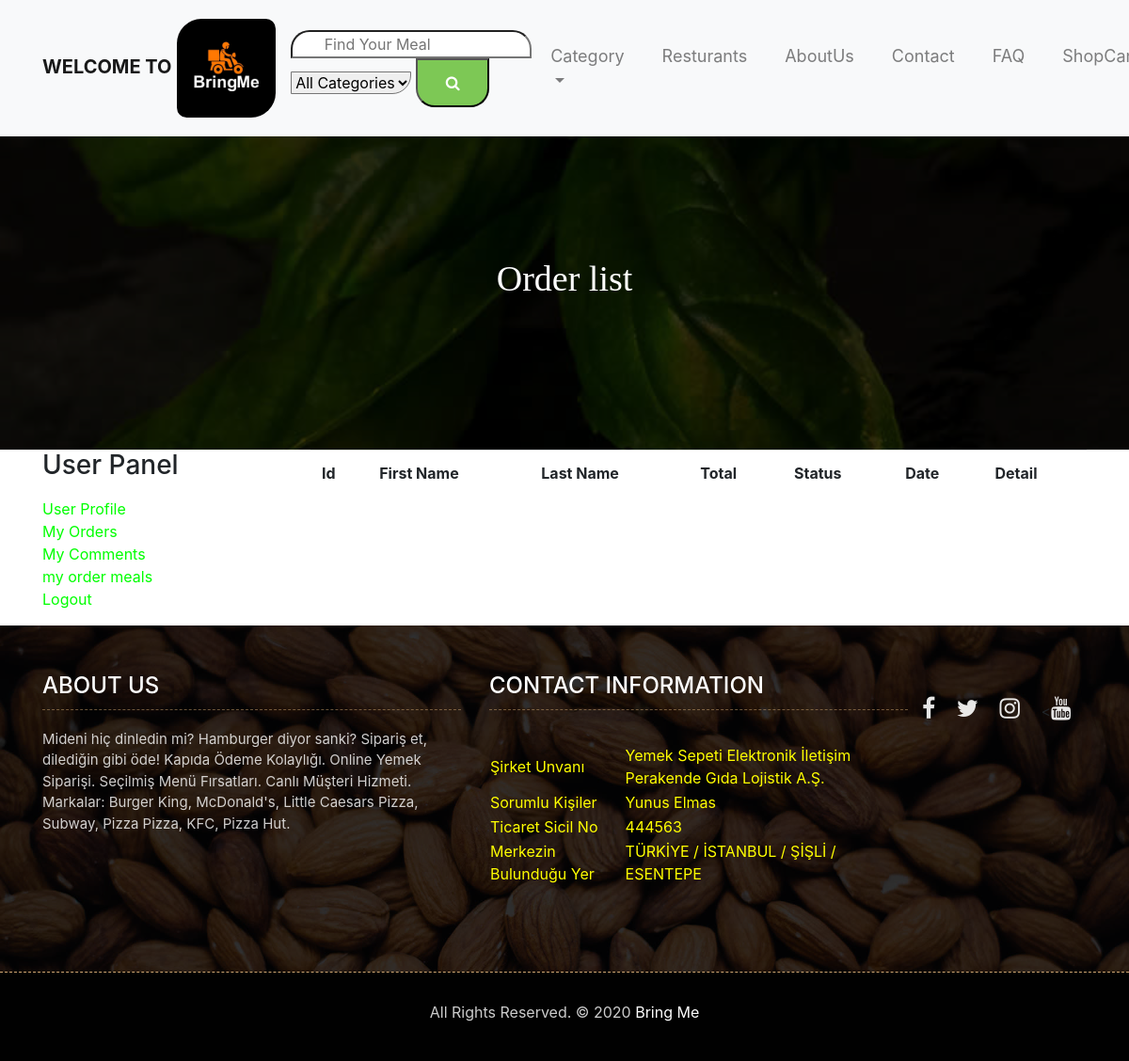
Page /user/orders/ on the earlier database version.
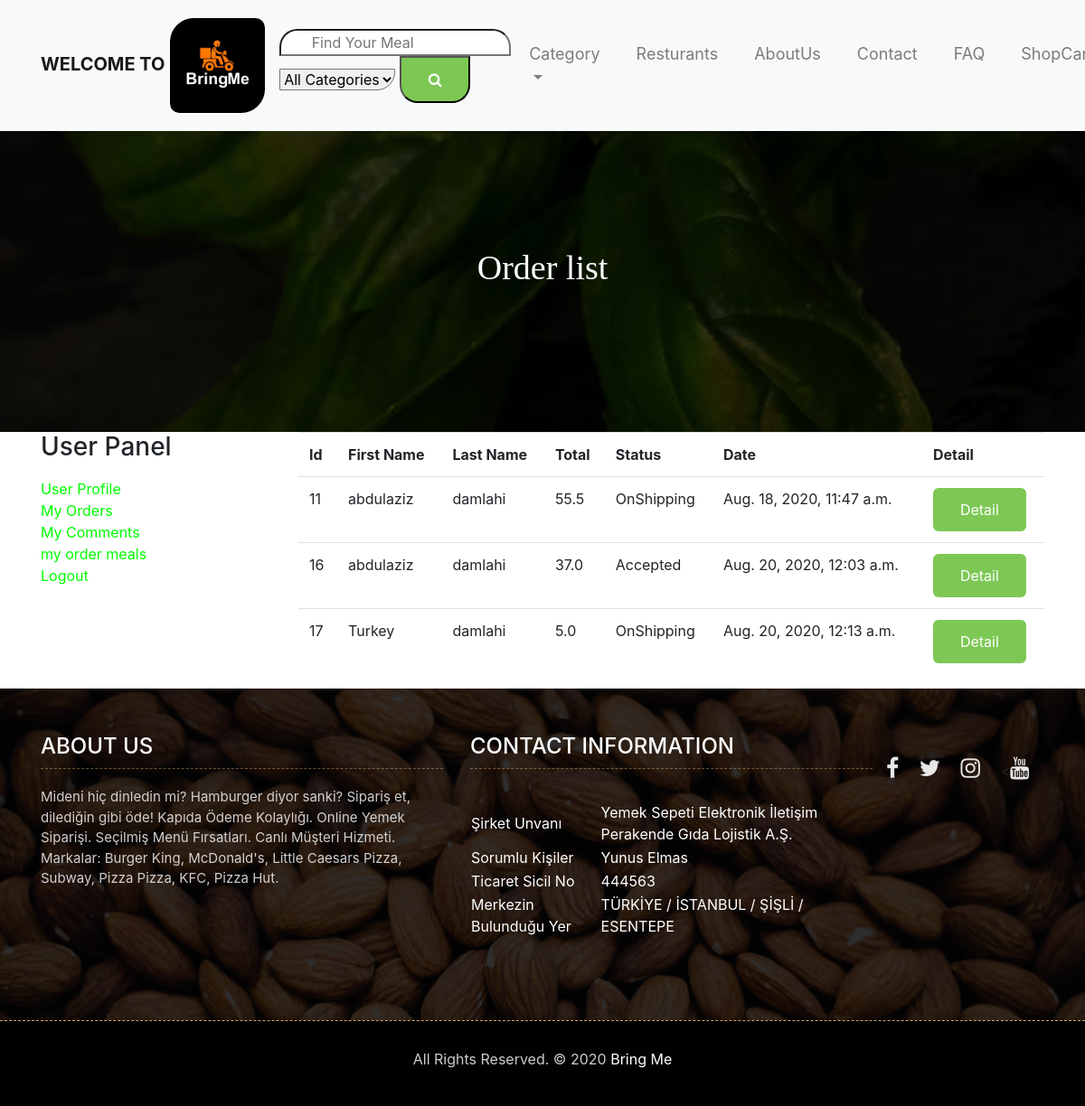
Same page on the later database version.
### home/models.py (models this page shows, shortened)
class Setting(models.Model):
    STATUS = (
        ('True', 'True'),
        ('False', 'False'),
    )
    title = models.CharField(max_length=150)
    keywords = models.CharField(max_length=255)
    description = models.CharField(max_length=255)
    company = models.CharField(max_length=50)
    address = models.CharField(blank=True,max_length=100)
    phone = models.CharField(blank=True,max_length=15)
    fax = models.CharField(blank=True,max_length=15)
    email = models.CharField(blank=True,max_length=50)
    smtpserver = models.CharField(blank=True,max_length=50)
    smtpemail = models.CharField(blank=True,max_length=50)
    smtppassword = models.CharField(blank=True,max_length=10)
    smtpport = models.CharField(blank=True,max_length=5)
    icon = models.ImageField(blank=True,upload_to='images/')
    facebook = models.CharField(blank=True,max_length=100)
    instagram = models.CharField(blank=True,max_length=100)
    twitter = models.CharField(blank=True,max_length=100)
    youtube = models.CharField(blank=True, max_length=100)
    aboutus = RichTextUploadingField(blank=True)
    contact = RichTextUploadingField(blank=True)
    references = RichTextUploadingField(blank=True)
    status=models.CharField(max_length=10,choices=STATUS)
    create_at=models.DateTimeField(auto_now_add=True)
    update_at=models.DateTimeField(auto_now=True)

### order/models.py (models this page shows, shortened)
class Order(models.Model):
    STATUS = (
        ('New', 'New'),
        ('Accepted', 'Accepted'),
        ('Preaparing', 'Preaparing'),
        ('OnShipping', 'OnShipping'),
        ('Completed', 'Completed'),
        ('Canceled', 'Canceled'),
    )
    user = models.ForeignKey(User, on_delete=models.SET_NULL, null=True)
    code = models.CharField(max_length=5, editable=False )
    first_name = models.CharField(max_length=10)
    last_name = models.CharField(max_length=10)
    phone = models.CharField(blank=True, max_length=20)
    address = models.CharField(blank=True, max_length=150)
    city = models.CharField(blank=True, max_length=20)
    country = models.CharField(blank=True, max_length=20)
    total = models.FloatField()
    status=models.CharField(max_length=10,choices=STATUS,default='New')
    ip = models.CharField(blank=True, max_length=20)
    adminnote = models.CharField(blank=True, max_length=100)
    create_at=models.DateTimeField(auto_now_add=True)
    update_at=models.DateTimeField(auto_now=True)

### user/views.py (the view)
# urls.py: path('orders/', views.user_orders, name='user_orders'),
def user_orders(request):
    setting = Setting.objects.get(pk=1)
    category = Category.objects.all()
    current_user = request.user
    orders=Order.objects.filter(user_id=current_user.id)
    context = {'category': category,
               'orders': orders,
               'setting': setting,
               }
    return render(request, 'order_user.html', context)

### order/templates/order_user.html (shortened to what this page needs)
{% extends 'homebase.html' %}
{% load static %}
{% load mptt_tags %}
{% block header %}{% include "header.html" %}{% endblock %}
{% block content %}
    <div class="all-page-title page-breadcrumb">
        <div class="container text-center">
            <div class="row">
                <div class="col-lg-12">
                    <h1>Order list</h1>
                </div>
            </div>
        </div>
    </div>
     <div class="section">
        <div class="container">
            <div class="row">
                <div class="col-md-3">
                    {% include "user_panel.html" %}
                </div>
                <div class="col-md-9">
                    <div class="order-summary clearfix">
                        <table class="shopping-cart-table table">
                            <tr>
                                <th class="text-left">Id </th>
                                <th class="text-left">First Name </th>
                                <th class="text-left">Last Name </th>
                                <th class="text-left">Total </th>
                                <th class="text-left">Status </th>
                                <th class="text-left">Date </th>
                                <th class="text-left">Detail </th>
                            </tr>
                            {% for rs in orders %}
                                <tr>
                                    <td class="text-left">{{ rs.id}} </td>
                                    <td class="text-left">{{ rs.first_name}} </td>
                                    <td class="text-left">{{ rs.last_name}} </td>
                                    <td class="text-left">{{ rs.total}} </td>
                                    <td class="text-left">{{ rs.status}} </td>
                                    <td class="text-left">{{ rs.create_at}} </td>
                                    <td class="text-left"><a class="bcart-btn"href="/order/orderdetail/{{ rs.id }}"> Detail </a></td>
                                </tr>
                            {% endfor %}
                        </table>
                    </div>
                </div>
            </div>
        </div>
    </div>
{% endblock %}
{% block footer %}{% include "footer.html" %}{% endblock %}

### home/templates/homebase.html (shortened to what this page needs)
{% load static %}
<!DOCTYPE html>
<html lang="en">
<head>
    <link rel="stylesheet" href="{% static 'css/bootstrap.min.css' %}">
    <link rel="stylesheet" href="{% static 'css/style.css' %}">
    <link rel="stylesheet" href="{% static 'css/responsive.css' %}">
    <link rel="stylesheet" href="{% static 'css/custom.css' %}">
    <link rel="stylesheet" href="{% static 'css/bootstrap.min.css' %}">
<link rel="stylesheet" href="https://ajax.googleapis.com/ajax/libs/jqueryui/1.11.4/themes/smoothness/jquery-ui.css">
</head>
<body>
{% block header %}{% endblock %}
{%block content %}
{%endblock%}
{% block footer %}{% endblock %}
</body>
</html>

### home/templates/header.html (shortened to what this page needs)
{% load static %}
{% load i18n %}
{% load mptt_tags %}
{% block content %}
    {% block javascripts %}{% include "javascript.html" %}{% endblock %}
    <header class="top-navbar" color="green">
        <div class="navbar navbar-expand-lg navbar-light bg-light">
            <div class="container" background-color="white">
                <a class="navbar-brand" href="/home/">
                    <span><b>WELCOME TO</b></span>
                    <img  src="{{ setting.icon.url }}" style="border-radius: 25% 10%;" href="/home/"  height="105"/>
                </a>
                <div style="border-radius: 10px 100px / 120px;">
                    <form action="/search/" method="post">
                        <input id="query" style="border-radius: 20px 20px 0px 0px" name="query" class="input1 search-input" type="text"
                               placeholder="       Find Your Meal">
                        <select name="catid" style="border-radius:0px 0px 20px 0px;" >
                            <option value="0">All Categories</option>
                            {% recursetree category %}
                                  {% load mptt_tags %}
                            {% endrecursetree %}
                        </select>
                        <button  class="bcart-btn" style="border-radius: 0px 0px 20px 20px;"><i class="fa fa-search"   ></i></button>
                    </form>
                </div>
                <div class="collapse navbar-collapse" id="navbars-rs-food">
                    <ul class="navbar-nav ml-auto">
                        <li class="nav-item dropdown">
                            <a class="nav-link  dropdown-toggle" href="#" id="dropdown-a"
                               data-toggle="dropdown">Category</a>
                                {% load mptt_tags %}
                        </li>
                        <li class="nav-item"><a class="nav-link " href="/Resturants">Resturants</a></li>
                        <li class="nav-item"><a class="nav-link " href="/about">AboutUs</a></li>
                        <li class="nav-item"><a class="nav-link " href="/contact">Contact</a></li>
                        <li class="nav-item"><a class="nav-link " href="/faq">FAQ</a></li>
                        <li class="nav-item"><a class="nav-link " href="/shopcart/">ShopCart</a></li>
                        </ul>
                </div>
            </div>
        </div>s
    </header>
{% endblock %}

### home/templates/javascript.html (shortened to what this page needs)
{% load static %}
<link href="//maxcdn.bootstrapcdn.com/bootstrap/4.0.0/css/bootstrap.min.css" rel="stylesheet" id="bootstrap-css">
  <link rel="stylesheet" href="https://cdnjs.cloudflare.com/ajax/libs/font-awesome/4.7.0/css/font-awesome.min.css">
    <link href="https://stackpath.bootstrapcdn.com/font-awesome/4.7.0/css/font-awesome.min.css" rel="stylesheet">
<link rel="stylesheet" href="https://maxcdn.bootstrapcdn.com/bootstrap/4.0.0-beta.3/css/bootstrap.min.css">

### user/templates/user_panel.html
<div class="billing-details">
    <div class="section-title">
        <h3 class="title">User Panel</h3>
    </div>
    <div class="aside">
    <ul class="list-links" font-color="black">
        <li><a href="/user"style="color:#00ff00";>User Profile</a></li>
        <li><a href="/user/orders"style="color:#00ff00";>My Orders</a></li>
        <li><a href="/user/comments"style="color:#00ff00";>My Comments</a></li>
        <li><a href="/user/orders_product"style="color:#00ff00";>my order meals</a></li>
        <li><a href="/logout"style="color:#00ff00";>Logout</a></li>
    </ul>
</div>
</div>

### home/templates/footer.html (shortened to what this page needs)
{% extends 'homebase.html' %}
{% load static %}
{%block content %}
{% load mptt_tags %}
	<footer class="footer-area bg-f">
		<div class="container">
			<div class="row">
				<div class="col-lg-5 col-md-6">
					<h3>About Us</h3>
					<p>{{ setting.aboutus | safe }}</p>
				</div>
				<div class="col-lg-5 col-md-6">
					<h3>Contact information</h3>
					<p class="lead">{{ setting.contact | safe }}</p>
					<p class="lead"><a href="#">{{ setting.Phone | safe }}</a></p>
					<p><a href="#">{{ setting.Email | safe }}</a></p>
				</div>
					<ul class="list-inline f-social">
                        <li class="list-inline-item"><a href="{{ setting.facebook}}" target="_blank"><i class="fa fa-facebook" aria-hidden="true"></i></a></li>
						<li class="list-inline-item"><a href="{{ setting.twitter}}" target="_blank"><i class="fa fa-twitter" aria-hidden="true"></i></a></li>
						<li class="list-inline-item"><a href="{{ setting.instagram}}" target="_blank"><i class="fa fa-instagram" aria-hidden="true"></i></a></li>
						<li class="list-inline-item"><<a href="{{ setting.youtube}}" target="_blank"><i class="fa fa-youtube" aria-hidden="true"></i></a></li>
					</ul>
				</div>
			</div>
		<div class="copyright">
			<div class="container">
				<div class="row">
					<div class="col-lg-12">
						<p class="company-name">All Rights Reserved. &copy; 2020 <a href="#">{{ setting.title | safe }}</a>
					</p>
					</div>
				</div>
			</div>
		</div>
	</footer>
{%endblock%}

### order/static/css/style.css (style rules this page uses)
body { color: #666666; font-size: 15px; font-family: 'Athiti', sans-serif; line-height: 1.80857; }
a { color: #1f1f1f; text-decoration: none !important; outline: none !important; -webkit-transition: all .3s ease-in-out; -moz-transition: all .3s ease-in-out; -ms-transition: all .3s ease-in-out; -o-transition: all .3s ease-in-out; transition: all .3s ease-in-out; }
h1, h2, h3, h4, h5, h6 { letter-spacing: 0; font-weight: normal; position: relative; padding: 0 0 10px 0; font-weight: normal; line-height: 120% !important; color: #1f1f1f; margin: 0 }
h1 { font-size: 24px }
h3 { font-size: 18px }
a { color: #1f1f1f; text-decoration: none; outline: none; }
a, .btn { text-decoration: none !important; outline: none !important; -webkit-transition: all .3s ease-in-out; -moz-transition: all .3s ease-in-out; -ms-transition: all .3s ease-in-out; -o-transition: all .3s ease-in-out; transition: all .3s ease-in-out; }
.footer-area { padding-top: 50px; padding-bottom: 0px; }
.bg-f { background-image: url("../images/footer-bg.jpg"); background-attachment: scroll; background-clip: initial; background-color: rgba(0, 0, 0, 0); background-origin: initial; background-position: center center; background-repeat: no-repeat; background-size: cover; position: relative; }
.bg-f::before { background: #010101; content: ""; height: 100%; left: 0; position: absolute; top: 0; width: 100%; z-index: 1; opacity: 0.8; }
.footer-area .container { position: relative; z-index: 1; }
.footer-area h3 { color: #ffffff; text-transform: uppercase; font-size: 24px; border-bottom: 1px dashed rgba(207, 166, 113, 0.5); margin-bottom: 10px; }
.footer-area p { font-size: 15px; color: rgba(255, 255, 255, 0.8); margin: 0; padding-bottom: 10px; }
.footer-area p.lead { font-size: 19px; color: #ffffff; margin-bottom: 15px; }
.footer-area p a { font-size: 18px; color: #ffffff; }
.f-social { padding-bottom: 10px; margin: 0px; margin-top: 20px; }
.f-social li a { font-size: 25px; color: rgba(255, 255, 255, 0.9); margin-right: 10px; }
.copyright { margin-top: 20px; position: relative; display: block; background-color: #010101; border-top: 1px dashed rgba(207, 166, 113); padding: 30px 0; z-index: 1; }
.copyright .company-name { font-size: 16px; text-align: center; }
.copyright .company-name a { font-size: 16px; }
.page-breadcrumb { padding: 250px 0 150px; background: url(../images/all-bg.jpg) no-repeat; background-attachment: fixed; background-size: cover; background-position: 0 0; position: relative; }
.all-page-title .container { position: relative; z-index: 2; }
.all-page-title::before { background: #010101; content: ""; height: 100%; left: 0; position: absolute; top: 0; width: 100%; z-index: 1; opacity: 0.8; }
.all-page-title h1 { font-size: 38px; color: #ffffff; font-family: 'Arbutus Slab', serif; padding: 0px; }
.lead { font-size: 18px; line-height: 30px; color: #767676; margin: 0; padding: 0; }
ul, li, ol { list-style: none; margin: 0px; padding: 0px; }
.top-navbar { position: relative; z-index: 10; }
.top-navbar .navbar { padding: 15px 0px; position: fixed; width: 100%; transition: height .3s ease-out, background .3s ease-out, box-shadow .3s ease-out; -webkit-transform: translate3d(0, 0, 0); transform: translate3d(0, 0, 0); z-index: 100; }
.top-navbar .navbar-light .navbar-nav .nav-link { font-size: 18px; padding: 0px 20px; border-radius: 4px; }
.dropdown { display: inline-block; position: relative; }
html, body { height: 100%; width: 100%; margin: 0; font-family: 'Roboto', sans-serif; }
.bcart-btn { display: inline-block; background-color: #7DC855; border-radius: 6px; font-size: 16px; color: #FFFFFF; text-decoration: none; padding: 12px 30px; transition: all .5s; }

Differences in the rows shown:
now on this page (row edited): Order: id "11", first_name "abdulaziz", last_name "damlahi", total "55.5", status "OnShipping", create_at "Aug. 18, 2020, 11:47 a.m."
added Order: id "16", first_name "abdulaziz", last_name "damlahi", total "37.0", status "Accepted", create_at "Aug. 20, 2020, 12:03 a.m."
added Order: id "17", first_name "Turkey", last_name "damlahi", total "5.0", status "OnShipping", create_at "Aug. 20, 2020, 12:13 a.m."
